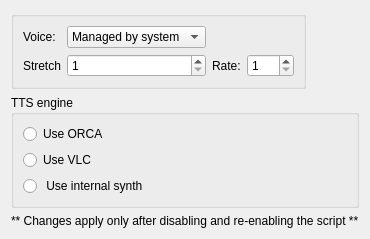
<?xml version="1.0" encoding="UTF-8"?>
<ui version="4.0">
 <class>OcrWindowConfig</class>
 <widget class="QWidget" name="OcrWindowConfig">
  <property name="geometry">
   <rect>
    <x>0</x>
    <y>0</y>
    <width>355</width>
    <height>177</height>
   </rect>
  </property>
  <layout class="QGridLayout" name="formLayout">
    <item row="0" column="0">
    <widget class="QGroupBox" name="groupVoice">
      <layout class="QGridLayout" name="voiceLayout">
       <item row="0" column="0">
        <widget class="QLabel" name="label">
         <property name="text">
          <string>Voice:</string>
         </property>
        </widget>
       </item>
       <item row="0" column="1">
        <widget class="QComboBox" name="kcfg_Voice">
          <item>
            <property name="text">
              <string>Managed by system</string>
            </property>
          </item>
          <item>
            <property name="text">
              <string>es_ES</string>
            </property>
          </item>
          <item>
            <property name="text">
              <string>ca@valencia</string>
            </property>
          </item>
        </widget>
       </item>
       <item row="1" column="0">
          <widget class="QLabel" name="label">
           <property name="text">
            <string>Stretch</string>
           </property>
          </widget>
         </item>
       <item row="1" column="1">
          <widget class="QSpinBox" name="kcfg_Stretch">
           <property name="minimum">
            <number>1</number>
           </property>
           <property name="maximum">
            <number>15</number>
           </property>
          </widget>
         </item>
       <!--<item row="1" column="2" alignment="Qt::AlignRight">
          <widget class="QLabel" name="label_2">
           <property name="text">
            <string>Pitch</string>
           </property>
          </widget>
         </item>
       <item row="1" column="3">
          <widget class="QSpinBox" name="kcfg_Pitch">
           <property name="minimum">
            <number>1</number>
           </property>
           <property name="maximum">
            <number>50</number>
           </property>
          </widget>
         </item>-->
       <item row="1" column="4">
        <widget class="QLabel" name="label">
         <property name="text">
          <string>Rate:</string>
         </property>
        </widget>
       </item>
       <item row="1" column="5">
          <widget class="QSpinBox" name="kcfg_Rate">
           <property name="minimum">
            <number>1</number>
           </property>
           <property name="maximum">
            <number>100</number>
           </property>
          </widget>
         </item>
      </layout>
    </widget>
    </item>

	<item row="3" column="0" colspan="6">
      <widget class="QGroupBox">
	    <property name="title">
		<string>TTS engine</string>
       </property>
	   <layout class="QVBoxLayout">
	     <item>
             <widget class="QRadioButton" name="kcfg_Orca" >
	         <property name="text">
		     <string>Use ORCA</string>
             </property>
		   <property name="pressed">
		   <bool>true</bool>
		   </property>
  	       </widget>
		</item>
		<item>
		  <widget class="QRadioButton" name="kcfg_Vlc" >
			<property name="text">
			<string>Use VLC</string>
		   </property>
		   <property name="pressed">
		   <bool>false</bool>
		   </property>
		  </widget>
		</item>
		<item>
		  <widget class="QRadioButton" name="kcfg_Synth" >
			<property name="text">
			<string> Use internal synth</string>
		   </property>
		   <property name="pressed">
		   <bool>false</bool>
		   </property>
		  </widget>
		</item>
	  </layout>
	</widget>
    </item>
    <item row="7" column="0" colspan="6" alignment="Qt::AlignCenter">
	  <widget class="QLabel" name="label" >
	    <property name="text">
		  <string>** Changes apply only after disabling and re-enabling the script **</string>
	    </property>
      </widget>
    </item>

  </layout>
 </widget>
 <resources/>
 <connections>
   <connection>
     <sender>kcfg_Synth</sender>
     <signal>toggled(bool)</signal>
     <receiver>groupVoice</receiver>
     <slot>setEnabled(bool)</slot>
    </connection>
   <connection>
     <sender>kcfg_Vlc</sender>
     <signal>toggled(bool)</signal>
     <receiver>groupVoice</receiver>
     <slot>setEnabled(bool)</slot>
    </connection>
   <connection>
     <sender>kcfg_Orca</sender>
     <signal>toggled(bool)</signal>
     <receiver>groupVoice</receiver>
     <slot>setDisabled(bool)</slot>
    </connection>
 </connections>
 <buttongroups>
   <buttongroup name="buttonGroup"></buttongroup>
 </buttongroups>
</ui>
